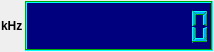
<?xml version="1.0" encoding="UTF-8"?>
<ui version="4.0">
 <class>freqDisplay</class>
 <widget class="QWidget" name="freqDisplay">
  <property name="geometry">
   <rect>
    <x>0</x>
    <y>0</y>
    <width>214</width>
    <height>52</height>
   </rect>
  </property>
  <property name="windowTitle">
   <string>Form</string>
  </property>
  <layout class="QHBoxLayout" name="horizontalLayout" stretch="0,1">
   <property name="spacing">
    <number>2</number>
   </property>
   <property name="leftMargin">
    <number>1</number>
   </property>
   <property name="topMargin">
    <number>1</number>
   </property>
   <property name="rightMargin">
    <number>1</number>
   </property>
   <property name="bottomMargin">
    <number>1</number>
   </property>
   <item>
    <widget class="QLabel" name="kHzLabel">
     <property name="font">
      <font>
       <weight>75</weight>
       <bold>true</bold>
      </font>
     </property>
     <property name="text">
      <string>kHz</string>
     </property>
    </widget>
   </item>
   <item>
    <widget class="QLCDNumber" name="frequencyLCD">
     <property name="minimumSize">
      <size>
       <width>180</width>
       <height>50</height>
      </size>
     </property>
     <property name="palette">
      <palette>
       <active>
        <colorrole role="WindowText">
         <brush brushstyle="SolidPattern">
          <color alpha="255">
           <red>0</red>
           <green>170</green>
           <blue>255</blue>
          </color>
         </brush>
        </colorrole>
        <colorrole role="Button">
         <brush brushstyle="SolidPattern">
          <color alpha="255">
           <red>255</red>
           <green>255</green>
           <blue>127</blue>
          </color>
         </brush>
        </colorrole>
        <colorrole role="Light">
         <brush brushstyle="SolidPattern">
          <color alpha="255">
           <red>0</red>
           <green>255</green>
           <blue>255</blue>
          </color>
         </brush>
        </colorrole>
        <colorrole role="Midlight">
         <brush brushstyle="SolidPattern">
          <color alpha="255">
           <red>0</red>
           <green>255</green>
           <blue>127</blue>
          </color>
         </brush>
        </colorrole>
        <colorrole role="Dark">
         <brush brushstyle="SolidPattern">
          <color alpha="255">
           <red>0</red>
           <green>170</green>
           <blue>0</blue>
          </color>
         </brush>
        </colorrole>
        <colorrole role="Mid">
         <brush brushstyle="SolidPattern">
          <color alpha="255">
           <red>255</red>
           <green>255</green>
           <blue>0</blue>
          </color>
         </brush>
        </colorrole>
        <colorrole role="Text">
         <brush brushstyle="SolidPattern">
          <color alpha="255">
           <red>0</red>
           <green>0</green>
           <blue>0</blue>
          </color>
         </brush>
        </colorrole>
        <colorrole role="BrightText">
         <brush brushstyle="SolidPattern">
          <color alpha="255">
           <red>85</red>
           <green>255</green>
           <blue>127</blue>
          </color>
         </brush>
        </colorrole>
        <colorrole role="Base">
         <brush brushstyle="SolidPattern">
          <color alpha="255">
           <red>0</red>
           <green>0</green>
           <blue>127</blue>
          </color>
         </brush>
        </colorrole>
        <colorrole role="Window">
         <brush brushstyle="SolidPattern">
          <color alpha="255">
           <red>0</red>
           <green>0</green>
           <blue>127</blue>
          </color>
         </brush>
        </colorrole>
        <colorrole role="AlternateBase">
         <brush brushstyle="SolidPattern">
          <color alpha="255">
           <red>0</red>
           <green>85</green>
           <blue>0</blue>
          </color>
         </brush>
        </colorrole>
       </active>
       <inactive>
        <colorrole role="WindowText">
         <brush brushstyle="SolidPattern">
          <color alpha="255">
           <red>0</red>
           <green>170</green>
           <blue>255</blue>
          </color>
         </brush>
        </colorrole>
        <colorrole role="Button">
         <brush brushstyle="SolidPattern">
          <color alpha="255">
           <red>255</red>
           <green>255</green>
           <blue>127</blue>
          </color>
         </brush>
        </colorrole>
        <colorrole role="Light">
         <brush brushstyle="SolidPattern">
          <color alpha="255">
           <red>0</red>
           <green>255</green>
           <blue>255</blue>
          </color>
         </brush>
        </colorrole>
        <colorrole role="Midlight">
         <brush brushstyle="SolidPattern">
          <color alpha="255">
           <red>0</red>
           <green>255</green>
           <blue>127</blue>
          </color>
         </brush>
        </colorrole>
        <colorrole role="Dark">
         <brush brushstyle="SolidPattern">
          <color alpha="255">
           <red>0</red>
           <green>170</green>
           <blue>0</blue>
          </color>
         </brush>
        </colorrole>
        <colorrole role="Mid">
         <brush brushstyle="SolidPattern">
          <color alpha="255">
           <red>255</red>
           <green>255</green>
           <blue>0</blue>
          </color>
         </brush>
        </colorrole>
        <colorrole role="Text">
         <brush brushstyle="SolidPattern">
          <color alpha="255">
           <red>0</red>
           <green>0</green>
           <blue>0</blue>
          </color>
         </brush>
        </colorrole>
        <colorrole role="BrightText">
         <brush brushstyle="SolidPattern">
          <color alpha="255">
           <red>85</red>
           <green>255</green>
           <blue>127</blue>
          </color>
         </brush>
        </colorrole>
        <colorrole role="Base">
         <brush brushstyle="SolidPattern">
          <color alpha="255">
           <red>0</red>
           <green>0</green>
           <blue>127</blue>
          </color>
         </brush>
        </colorrole>
        <colorrole role="Window">
         <brush brushstyle="SolidPattern">
          <color alpha="255">
           <red>0</red>
           <green>0</green>
           <blue>127</blue>
          </color>
         </brush>
        </colorrole>
        <colorrole role="AlternateBase">
         <brush brushstyle="SolidPattern">
          <color alpha="255">
           <red>0</red>
           <green>85</green>
           <blue>0</blue>
          </color>
         </brush>
        </colorrole>
       </inactive>
       <disabled>
        <colorrole role="WindowText">
         <brush brushstyle="SolidPattern">
          <color alpha="255">
           <red>0</red>
           <green>170</green>
           <blue>0</blue>
          </color>
         </brush>
        </colorrole>
        <colorrole role="Button">
         <brush brushstyle="SolidPattern">
          <color alpha="255">
           <red>255</red>
           <green>255</green>
           <blue>127</blue>
          </color>
         </brush>
        </colorrole>
        <colorrole role="Light">
         <brush brushstyle="SolidPattern">
          <color alpha="255">
           <red>0</red>
           <green>255</green>
           <blue>255</blue>
          </color>
         </brush>
        </colorrole>
        <colorrole role="Midlight">
         <brush brushstyle="SolidPattern">
          <color alpha="255">
           <red>0</red>
           <green>255</green>
           <blue>127</blue>
          </color>
         </brush>
        </colorrole>
        <colorrole role="Dark">
         <brush brushstyle="SolidPattern">
          <color alpha="255">
           <red>0</red>
           <green>170</green>
           <blue>0</blue>
          </color>
         </brush>
        </colorrole>
        <colorrole role="Mid">
         <brush brushstyle="SolidPattern">
          <color alpha="255">
           <red>255</red>
           <green>255</green>
           <blue>0</blue>
          </color>
         </brush>
        </colorrole>
        <colorrole role="Text">
         <brush brushstyle="SolidPattern">
          <color alpha="255">
           <red>0</red>
           <green>170</green>
           <blue>0</blue>
          </color>
         </brush>
        </colorrole>
        <colorrole role="BrightText">
         <brush brushstyle="SolidPattern">
          <color alpha="255">
           <red>85</red>
           <green>255</green>
           <blue>127</blue>
          </color>
         </brush>
        </colorrole>
        <colorrole role="Base">
         <brush brushstyle="SolidPattern">
          <color alpha="255">
           <red>0</red>
           <green>0</green>
           <blue>127</blue>
          </color>
         </brush>
        </colorrole>
        <colorrole role="Window">
         <brush brushstyle="SolidPattern">
          <color alpha="255">
           <red>0</red>
           <green>0</green>
           <blue>127</blue>
          </color>
         </brush>
        </colorrole>
        <colorrole role="AlternateBase">
         <brush brushstyle="SolidPattern">
          <color alpha="255">
           <red>0</red>
           <green>85</green>
           <blue>0</blue>
          </color>
         </brush>
        </colorrole>
       </disabled>
      </palette>
     </property>
     <property name="autoFillBackground">
      <bool>true</bool>
     </property>
     <property name="frameShape">
      <enum>QFrame::Box</enum>
     </property>
     <property name="frameShadow">
      <enum>QFrame::Sunken</enum>
     </property>
     <property name="digitCount">
      <number>10</number>
     </property>
     <property name="segmentStyle">
      <enum>QLCDNumber::Filled</enum>
     </property>
    </widget>
   </item>
  </layout>
 </widget>
 <resources/>
 <connections/>
</ui>
